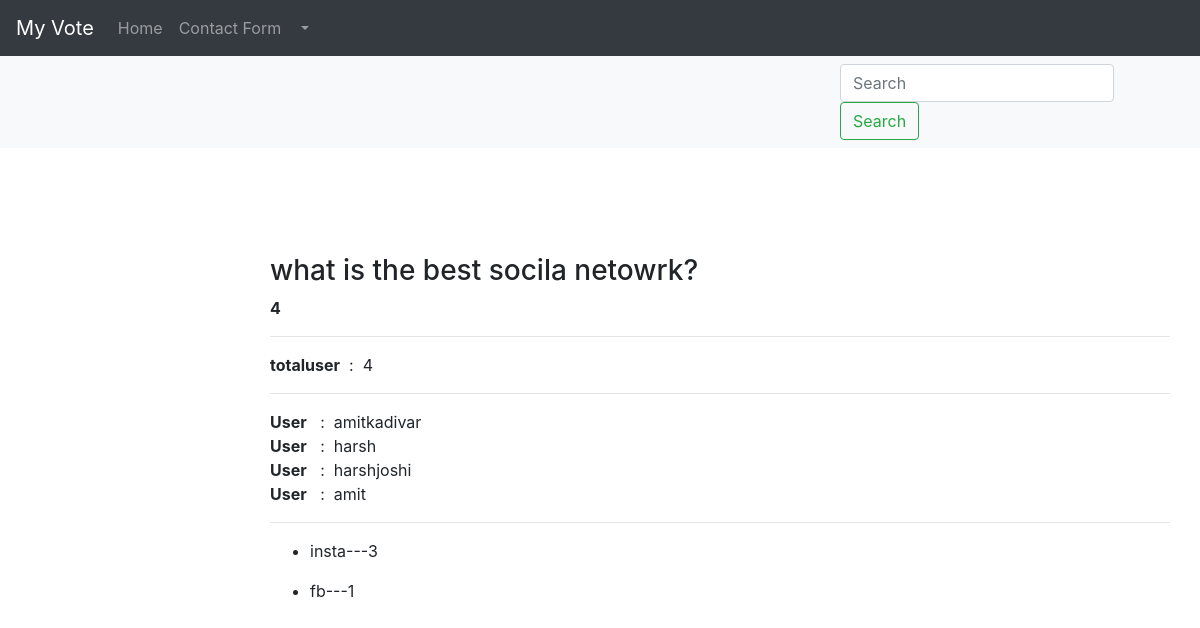
/1/userdetail/ (signed in), run on the app's committed database.
### lernapp/models.py (models this page shows, shortened)
class Question(models.Model):
    user=models.ForeignKey(User,on_delete=models.CASCADE,blank=True,null=True)
    question_text=models.CharField(max_length=255)
    pub_date=models.DateTimeField('date published')
    count=models.IntegerField(default=0)

class Choice(models.Model):
    user=models.ForeignKey(User,on_delete=models.CASCADE,blank=True,null=True)
    question=models.ForeignKey(Question,on_delete=models.CASCADE)
    choice_text=models.CharField(max_length=255)
    votes=models.IntegerField(default=0)
    def __str__(self):
        return '{}'.format(self.choice_text)

### lernapp/views.py (the view)
# urls.py: path('<int:question_id>/userdetail/',views.userquedetail,name='userquedetail'),
@login_required(login_url='/login')
def userquedetail(request,question_id):
    votes=0
    list=[]
    question=get_object_or_404(Question, pk=question_id)
    choice=question.choice_set.all()
    uservote=question.uservote_set.all()
    print(uservote)
    for ch in choice:
        votes+=ch.votes
    for uv in uservote:
        list.append(uv.user)
    if len(list)==0 :
        user="No any user give vote "
        context={
            'question':question,
            'choice':choice,
            'message':user,
        }
    else:
        totaluser=len(list)
        print(list)
        context={
            'question':question,
            'choice':choice,
            'votes':votes,
            'user':list,
            'totaluser':totaluser,
        }
    return render(request,'learnapp/userquedetail.html',context)

### lernapp/models.py (called while the page is built)
    def __str__(self):
        return '{}'.format(self.user)

### templates/learnapp/userquedetail.html (shortened to what this page needs)
{% extends 'learnapp/home.html'%}
{% block head %}
  {{ block.super}}
{% endblock %}
{% block body %}
<nav class="navbar navbar-light bg-light" style="padding-left:70%;" >
<form class="form-inline" action="lernapp:search" method="post">
  <input class="form-control mr-sm-2" type="text"  name="search" placeholder="Search" >
  <button class="btn btn-outline-success my-2 my-sm-0" type="submit">Search</button>
</form>
</nav>
      <div style="padding-top:10px;">
      </div>
<div class="container " style="padding:8% 0% 0% 20%">
{% if request.user.is_authenticated %}
    <div class="row">
        <div class="col">
          <h3>{{question.question_text}}</h3>
          <b>{{votes}}</b>
          <hr />
          {% if message %}
          <h2>{{message}}</h2>
          {% else %}
          <b>totaluser</b>&nbsp&nbsp:&nbsp&nbsp{{totaluser}}
          <hr />
          {% for us in user %}
            <b>User</b> &nbsp&nbsp:&nbsp&nbsp{{us}}
            <br />
          {% endfor %}
          {% endif %}
          <hr />
          {% for ch in choice %}
            <ul>
              <li>
                {{ch}}---{{ch.votes}}
              </ul>
          {% endfor %}
        </div>
    </div>
  </div>
{% endif %}
{% endblock %}

### data on the page
Question: question_text "what is the best socila netowrk?"
Choice: choice_text "insta", votes "3"
Choice: choice_text "fb", votes "1"

### other printed values
{{ votes }} "4"
{{ totaluser }} "4"
{{ us }} "amitkadivar"
{{ us }} "harsh"
{{ us }} "harshjoshi"
{{ us }} "amit"
